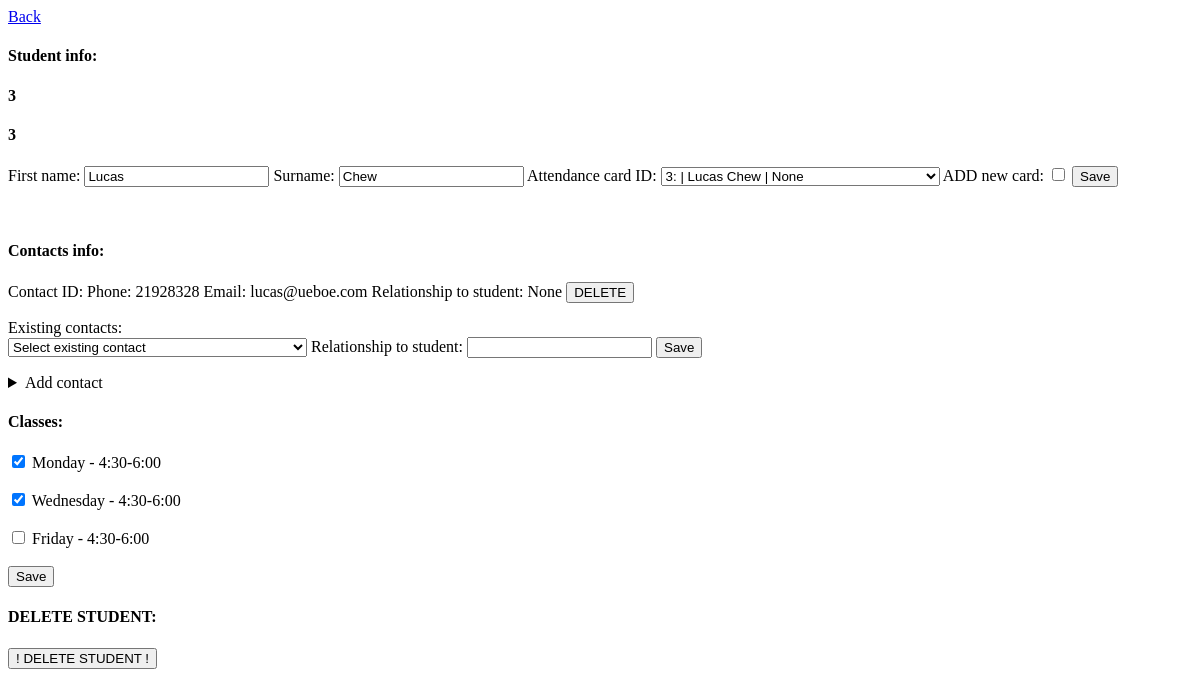
Before: /edit?student_id=3&og_page=/students? with the older database file.
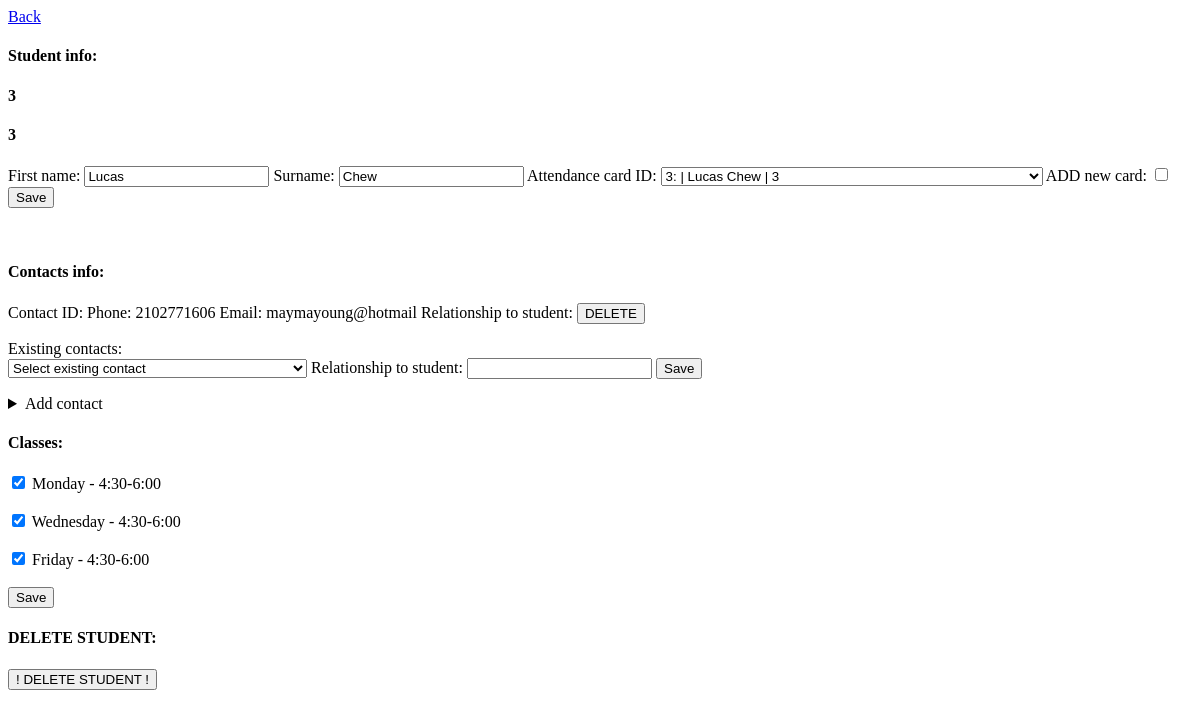
After: the same page with the newer database file.
### tables this page shows
CREATE TABLE STUDENTS (student_id INTEGER PRIMARY KEY, first_name TEXT, surname TEXT, attendance_card_id INTEGER REFERENCES ATTENDANCES (attendance_card_id));

CREATE TABLE CONTACTS (contact_id INTEGER PRIMARY KEY, phone TEXT, email TEXT);

CREATE TABLE CLASSES (class_id INTEGER PRIMARY KEY, week_day TEXT, time TEXT);

CREATE TABLE STUDENTS_CONTACTS (student_id INTEGER REFERENCES STUDENTS (student_id), contact_id INTEGER REFERENCES CONTACTS (contact_id), relationship_to_student TEXT);

### app.py (the view)
@app.route("/edit", methods = ['GET'] )
def edit_page():
    student_id = request.args.get("student_id")
    db = get_db()
    at_d = {}
    og_page = request.args.get("og_page")
    student = db.execute("SELECT * FROM STUDENTS WHERE student_id = ?", (student_id,)).fetchone()
    attendance_cards = db.execute("SELECT STUDENTS.first_name, STUDENTS.surname, ATTENDANCES.attendance_card_id, ATTENDANCES.attendance_count FROM ATTENDANCES LEFT JOIN STUDENTS ON ATTENDANCES.attendance_card_id = STUDENTS.attendance_card_id").fetchall()
    for i in attendance_cards:
        acard_id = i[2]
        if acard_id in at_d:
            at_d[acard_id].append(tuple(i))
        else:
            at_d[acard_id] = [tuple(i)]
    contacts = db.execute("SELECT CONTACTS.contact_id, CONTACTS.phone, CONTACTS.email, STUDENTS_CONTACTS.relationship_to_student FROM STUDENTS_CONTACTS JOIN CONTACTS ON STUDENTS_CONTACTS.contact_id = CONTACTS.contact_id WHERE STUDENTS_CONTACTS.student_id = ?", (student_id,)).fetchall()
    classes = get_all_classes()
    student_classes = db.execute("SELECT class_id FROM STUDENTS_CLASSES WHERE student_id = ?", (student_id,)).fetchall()
    all_contacts = db.execute("SELECT * FROM CONTACTS").fetchall()
    return render_template("editpage.html", student_id=student_id, student_classes=[row["class_id"] for row in student_classes], student=tuple(student), classes=[tuple(row) for row in classes], contacts=[tuple(row) for row in contacts], at_d=at_d, all_contacts=all_contacts, og_page=og_page)

### app.py (called while the page is built)
def get_db():
    if "db" not in g:
        g.db = sqlite3.connect(DATABASE)
        g.db.row_factory = sqlite3.Row
    return g.db

def get_all_classes():
    db =get_db()
    return  db.execute("SELECT * FROM CLASSES").fetchall()

### Templates/editpage.html (shortened to what this page needs)
<a href="{{ og_page }}">Back</a>
<h4>Student info:</h4>
<h4>{{student_id}}</h4>
<form method="POST" action="{{ url_for('update_student', student_id=student_id) }}">
    <h4>{{student_id}}</h4>
    First name:
    <input type="text"
           name="first_name"
           value="{{student[1]}}">
    Surname:
    <input type="text"
           name="surname"
           value="{{student[2]}}">
    <label for="attendance_card_id">Attendance card ID:</label>
    <select name="attendance_card_id">
      {% for cards in at_d %}
        <option value="{{cards}}" {% if cards == student[3] %}selected{% endif %}>
            {{cards}}:
        </option>
      {% endfor %}
    </select>
    <label> ADD new card:</label>
    <input type="checkbox" name="new_card">
    <button type="submit">
        Save
    </button>
</form>
<h4>Contacts info:</h4>
    {% for c in contacts %}
      <form method="POST" action="{{ url_for('update_student', student_id=student_id) }}">
        Contact ID:
        Phone: {{c[1]}}
        Email: {{c[2]}}
        Relationship to student: {{c[3]}}
       <button type="submit">
          DELETE
       </button>
        <br>
      </form>
    {% endfor %}
Existing contacts:
      <form method="POST" action="{{ url_for('update_student', student_id=student_id) }}">
        <select name="exist_contact">
          <option value=""> Select existing contact </option>
        </select>
        Relationship to student:
        <input type="text"name="relation_ex">
        <button type="submit">
          Save
       </button>
      </form>
<details>
       <summary>Add contact</summary>
</details>
<h4>Classes:</h4>
<form method="POST" action="{{ url_for('update_student', student_id=student_id) }}">
    {% for c in classes %}
        <input type="checkbox" name="class_ids" value="{{c[0]}}" {% if c[0] in student_classes %} checked {% endif %}>
        <label for="{{c[0]}}">{{c[1]}} - {{c[2]}} </label><br>
        <br>
    {% endfor %}
    <button type="submit">
          Save
    </button>
</form>
<h4>DELETE STUDENT:</h4>
<form method="POST" action="{{ url_for('update_student', student_id=student_id) }}">
    <button type="submit" onclick="return confirm('Are you sure you want to delete this student?')">
          ! DELETE STUDENT !
    </button>
</form>

Changed rows visible on the page:
no longer on this page (row unchanged): CONTACTS: phone "21928328", email "lucas@ueboe.com", c "None"
computed for STUDENTS "Lucas": attendance_card_id "3: | Lucas Chew | None" → "3: | Lucas Chew | 3"
added STUDENTS_CONTACTS: phone "2102771606", email "maymayoung@hotmail"
computed for CLASSES "Friday": class_id "☐" → "☑"
